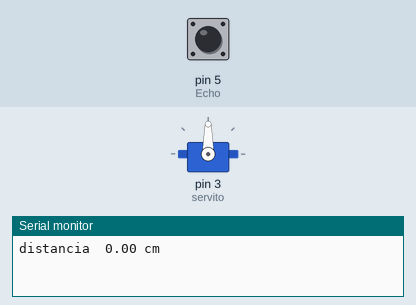
This sketch was run on a simulated Arduino Uno, built with avr-gcc and run on an emulated ATmega328P. Parts: servo, the last lines printed to the serial monitor. Inputs (shaded band) come from the test bench; at power-on: pin 5 (Echo) LOW.

Above: at 1.2 s.
1.3 s: pin 5 (Echo) pulsed HIGH 2 times (0.12 s each, 0.3 s apart)
At 3.2 s:
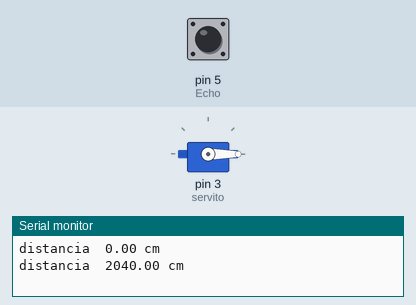
Timing chart, 0 to 4.7 s (numbered marks = the images above; inputs shaded):
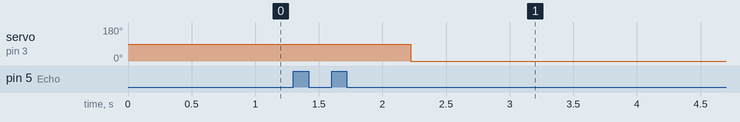

The sketch:

servo_activado_por_distancia.ino
```cpp
#include <Servo.h>
Servo servito;
Servo servote;

float distancia, tiempo;
float Trig = 4;
float Echo = 5;


void setup() {
  Serial.begin (9600);
  pinMode (Trig, OUTPUT);
  pinMode (Echo, INPUT);

  servito.attach (3, 750, 2600); //pin del servo, pulso minimo, pulso maximo "attach esta en microsegundos"
}

void loop() {
  digitalWrite (Trig, LOW);
  delayMicroseconds (5);
  digitalWrite (Trig, HIGH);
  delayMicroseconds (10);
 tiempo = pulseIn (Echo, HIGH);
  distancia = int (0.017 * tiempo);
  Serial.print ("distancia  ");
  Serial.print (distancia);
  Serial.println(" cm ");
  delay (500);

if (distancia == 20)
{
servito.write (180);
delay (1000);
 }
if (distancia == 30)

{
 servito.write (90); //angulo de 0º a 180º
delay (1000);
}

if (distancia >30)
{
servito.write (0); //angulo de 0º a 180º
delay (1000);
}


}
```

Measured:
- after the input at 1.3 s, servo on pin 3 (servito): 90° → 0° after 0.92 s
